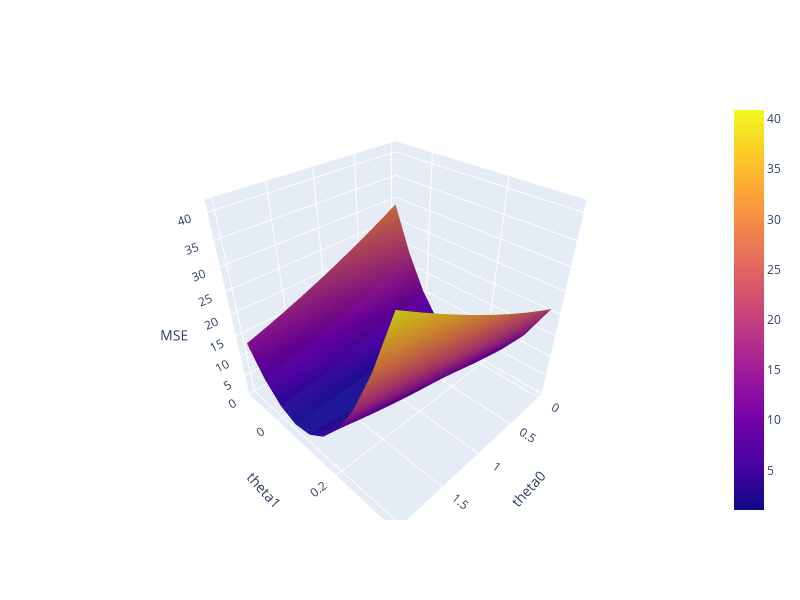

Source (notebook cell):
### Markdown cell above
Using this function, we can visualize our loss function. Because we now want to understand how the loss changes with respect to *two* parameters, we create a **loss surface**. Each point on the surface represents the loss of the model for a particular choice of $\theta_0$ and $\theta_1$.


The cell below uses lots of syntax you've never seen. No need to worry about any unfamiliar plotting code; for now, focus on the output.

### Code cell
import plotly.graph_objects as go

uvalues = np.linspace(0, 2, 10)
vvalues = np.linspace(-0.1, 0.35, 10)
(u,v) = np.meshgrid(uvalues, vvalues)
thetas = np.vstack((u.flatten(),v.flatten()))

def mse_loss_single_arg(theta):
    return mse_loss(theta, tips_with_bias, df["tip"])

MSE = np.array([mse_loss_single_arg(t) for t in thetas.T])

loss_surface = go.Surface(x=u, y=v, z=np.reshape(MSE, u.shape))

ind = np.argmin(MSE)
optimal_point = go.Scatter3d(name = "Optimal Point",
    x = [thetas.T[ind,0]], y = [thetas.T[ind,1]],
    z = [MSE[ind]],
    marker=dict(size=10, color="red"))

fig = go.Figure(data=[loss_surface, optimal_point])
fig.update_layout(scene = dict(
    xaxis_title = "theta0",
    yaxis_title = "theta1",
    zaxis_title = "MSE"), autosize=False, width=800, height=600)

fig.show()

### Figure 1 — Plotly figure (JSON) as saved in the notebook; plotly's stock layout.template omitted (floating-point values rounded to 4 significant figures)
{"data": [{"type": "surface", "x": [[0, 0.2222, 0.4444, 0.6667, 0.8889, 1.111, 1.333, 1.556, 1.778, 2], [0, 0.2222, 0.4444, 0.6667, 0.8889, 1.111, 1.333, 1.556, 1.778, 2], [0, 0.2222, 0.4444, 0.6667, 0.8889, 1.111, 1.333, 1.556, 1.778, 2], [0, 0.2222, 0.4444, 0.6667, 0.8889, 1.111, 1.333, 1.556, 1.778, 2], [0, 0.2222, 0.4444, 0.6667, 0.8889, 1.111, 1.333, 1.556, 1.778, 2], [0, 0.2222, 0.4444, 0.6667, 0.8889, 1.111, 1.333, 1.556, 1.778, 2], [0, 0.2222, 0.4444, 0.6667, 0.8889, 1.111, 1.333, 1.556, 1.778, 2], [0, 0.2222, 0.4444, 0.6667, 0.8889, 1.111, 1.333, 1.556, 1.778, 2], [0, 0.2222, 0.4444, 0.6667, 0.8889, 1.111, 1.333, 1.556, 1.778, 2], [0, 0.2222, 0.4444, 0.6667, 0.8889, 1.111, 1.333, 1.556, 1.778, 2]], "y": [[-0.1, -0.1, -0.1, -0.1, -0.1, -0.1, -0.1, -0.1, -0.1, -0.1], [-0.05, -0.05, -0.05, -0.05, -0.05, -0.05, -0.05, -0.05, -0.05, -0.05], [-1.388e-17, -1.388e-17, -1.388e-17, -1.388e-17, -1.388e-17, -1.388e-17, -1.388e-17, -1.388e-17, -1.388e-17, -1.388e-17], [0.05, 0.05, 0.05, 0.05, 0.05, 0.05, 0.05, 0.05, 0.05, 0.05], [0.1, 0.1, 0.1, 0.1, 0.1, 0.1, 0.1, 0.1, 0.1, 0.1], [0.15, 0.15, 0.15, 0.15, 0.15, 0.15, 0.15, 0.15, 0.15, 0.15], [0.2, 0.2, 0.2, 0.2, 0.2, 0.2, 0.2, 0.2, 0.2, 0.2], [0.25, 0.25, 0.25, 0.25, 0.25, 0.25, 0.25, 0.25, 0.25, 0.25], [0.3, 0.3, 0.3, 0.3, 0.3, 0.3, 0.3, 0.3, 0.3, 0.3], [0.35, 0.35, 0.35, 0.35, 0.35, 0.35, 0.35, 0.35, 0.35, 0.35]], "z": [[29.12, 26.96, 24.9, 22.93, 21.07, 19.3, 17.63, 16.06, 14.59, 13.22], [18.83, 17.11, 15.49, 13.96, 12.53, 11.21, 9.978, 8.848, 7.816, 6.883], [10.9, 9.613, 8.429, 7.343, 6.356, 5.468, 4.679, 3.988, 3.396, 2.903], [5.311, 4.467, 3.723, 3.077, 2.53, 2.081, 1.731, 1.481, 1.328, 1.275], [2.078, 1.674, 1.369, 1.163, 1.055, 1.046, 1.136, 1.325, 1.613, 1.999], [1.197, 1.232, 1.367, 1.601, 1.933, 2.364, 2.893, 3.522, 4.249, 5.075], [2.667, 3.143, 3.717, 4.39, 5.162, 6.033, 7.002, 8.071, 9.237, 10.5], [6.49, 7.406, 8.42, 9.532, 10.74, 12.05, 13.46, 14.97, 16.58, 18.28], [12.67, 14.02, 15.47, 17.03, 18.68, 20.43, 22.28, 24.22, 26.27, 28.42], [21.19, 22.99, 24.88, 26.87, 28.96, 31.15, 33.44, 35.83, 38.31, 40.9]]}, {"marker": {"color": "red", "size": 10}, "name": "Optimal Point", "type": "scatter3d", "x": [1.111], "y": [0.1], "z": [1.046]}], "layout": {"autosize": false, "height": 600, "scene": {"aspectmode": "auto", "aspectratio": {"x": 1, "y": 1, "z": 1}, "xaxis": {"title": {"text": "theta0"}, "type": "linear"}, "yaxis": {"title": {"text": "theta1"}, "type": "linear"}, "zaxis": {"title": {"text": "MSE"}, "type": "linear"}}, "width": 800}}
